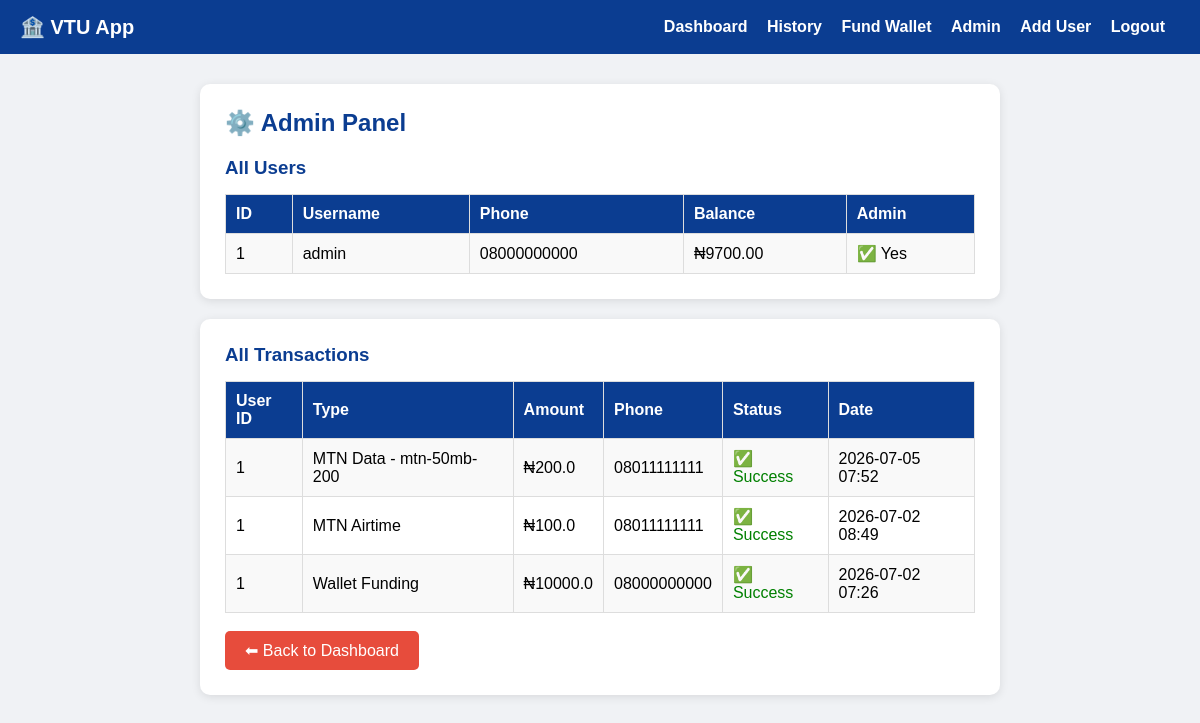
The page /admin (signed in) on the database its author committed.
### app.py (models this page shows)
class User(db.Model):
    id = db.Column(db.Integer, primary_key=True)
    username = db.Column(db.String(80), unique=True, nullable=False)
    password = db.Column(db.String(120), nullable=False)
    balance = db.Column(db.Float, default=0.0)
    phone = db.Column(db.String(20))
    email = db.Column(db.String(120))
    is_admin = db.Column(db.Boolean, default=False)
    created_at = db.Column(db.DateTime, default=datetime.utcnow)

class Transaction(db.Model):
    id = db.Column(db.Integer, primary_key=True)
    user_id = db.Column(db.Integer, db.ForeignKey('user.id'))
    type = db.Column(db.String(50))
    amount = db.Column(db.Float)
    phone = db.Column(db.String(20))
    status = db.Column(db.String(20), default='Success')
    date = db.Column(db.DateTime, default=datetime.utcnow)

### app.py (the view)
@app.route('/admin')
@login_required
def admin():
    users = User.query.all()
    transactions = Transaction.query.order_by(
        Transaction.date.desc()
    ).all()
    return render_template('admin.html',
                         users=users,
                         transactions=transactions)

### app.py (called while the page is built)
def login_required(f):
    @wraps(f)
    def decorated_function(*args, **kwargs):
        if 'user_id' not in session:
            return redirect(url_for('login'))
        return f(*args, **kwargs)
    return decorated_function

### templates/admin.html
{% extends "base.html" %}
{% block content %}
<div class="card">
    <h2>⚙️ Admin Panel</h2>
    <h3 style="color:#0b3d91; margin-bottom:15px;">
        All Users
    </h3>
    <table>
        <tr>
            <th>ID</th>
            <th>Username</th>
            <th>Phone</th>
            <th>Balance</th>
            <th>Admin</th>
        </tr>
        {% for user in users %}
        <tr>
            <td>{{ user.id }}</td>
            <td>{{ user.username }}</td>
            <td>{{ user.phone }}</td>
            <td>₦{{ "%.2f"|format(user.balance) }}</td>
            <td>
                {% if user.is_admin %}
                    ✅ Yes
                {% else %}
                    ❌ No
                {% endif %}
            </td>
        </tr>
        {% endfor %}
    </table>
</div>
<div class="card">
    <h3 style="color:#0b3d91; margin-bottom:15px;">
        All Transactions
    </h3>
    <table>
        <tr>
            <th>User ID</th>
            <th>Type</th>
            <th>Amount</th>
            <th>Phone</th>
            <th>Status</th>
            <th>Date</th>
        </tr>
        {% for t in transactions %}
        <tr>
            <td>{{ t.user_id }}</td>
            <td>{{ t.type }}</td>
            <td>₦{{ t.amount }}</td>
            <td>{{ t.phone }}</td>
            <td>
                {% if t.status == 'Success' %}
                    <span style="color:green;">
                        ✅ {{ t.status }}
                    </span>
                {% else %}
                    <span style="color:red;">
                        ❌ {{ t.status }}
                    </span>
                {% endif %}
            </td>
            <td>{{ t.date.strftime('%Y-%m-%d %H:%M') }}</td>
        </tr>
        {% endfor %}
    </table>
    <br>
    <a href="/dashboard" class="btn btn-red">
        ⬅ Back to Dashboard
    </a>
</div>
{% endblock %}

### templates/base.html (style rules this page uses)
* { margin: 0; padding: 0; box-sizing: border-box; }
body { font-family: Arial, sans-serif; background: #f0f2f5; }
.card { background: white; padding: 25px; border-radius: 10px; box-shadow: 0 2px 10px rgba(0,0,0,0.1); margin-bottom: 20px; }
h2 { color: #0b3d91; margin-bottom: 20px; }
.btn { padding: 10px 20px; background: #0b3d91; color: white; border: none; border-radius: 5px; cursor: pointer; text-decoration: none; display: inline-block; }
.btn-red { background: #e74c3c; }
table { width: 100%; border-collapse: collapse; }
th, td { padding: 10px; border: 1px solid #ddd; text-align: left; }
th { background: #0b3d91; color: white; }
tr:nth-child(even) { background: #f9f9f9; }

### rows shown on the page
User: id "1", username "admin", phone "08000000000", balance "9700.00", is_admin "✅ Yes"
Transaction: user_id "1", type "MTN Data - mtn-50mb-200", amount "200.0", phone "08011111111", status "Success", date "2026-07-05 07:52"
Transaction: user_id "1", type "MTN Airtime", amount "100.0", phone "08011111111", status "Success", date "2026-07-02 08:49"
Transaction: user_id "1", type "Wallet Funding", amount "10000.0", phone "08000000000", status "Success", date "2026-07-02 07:26"
